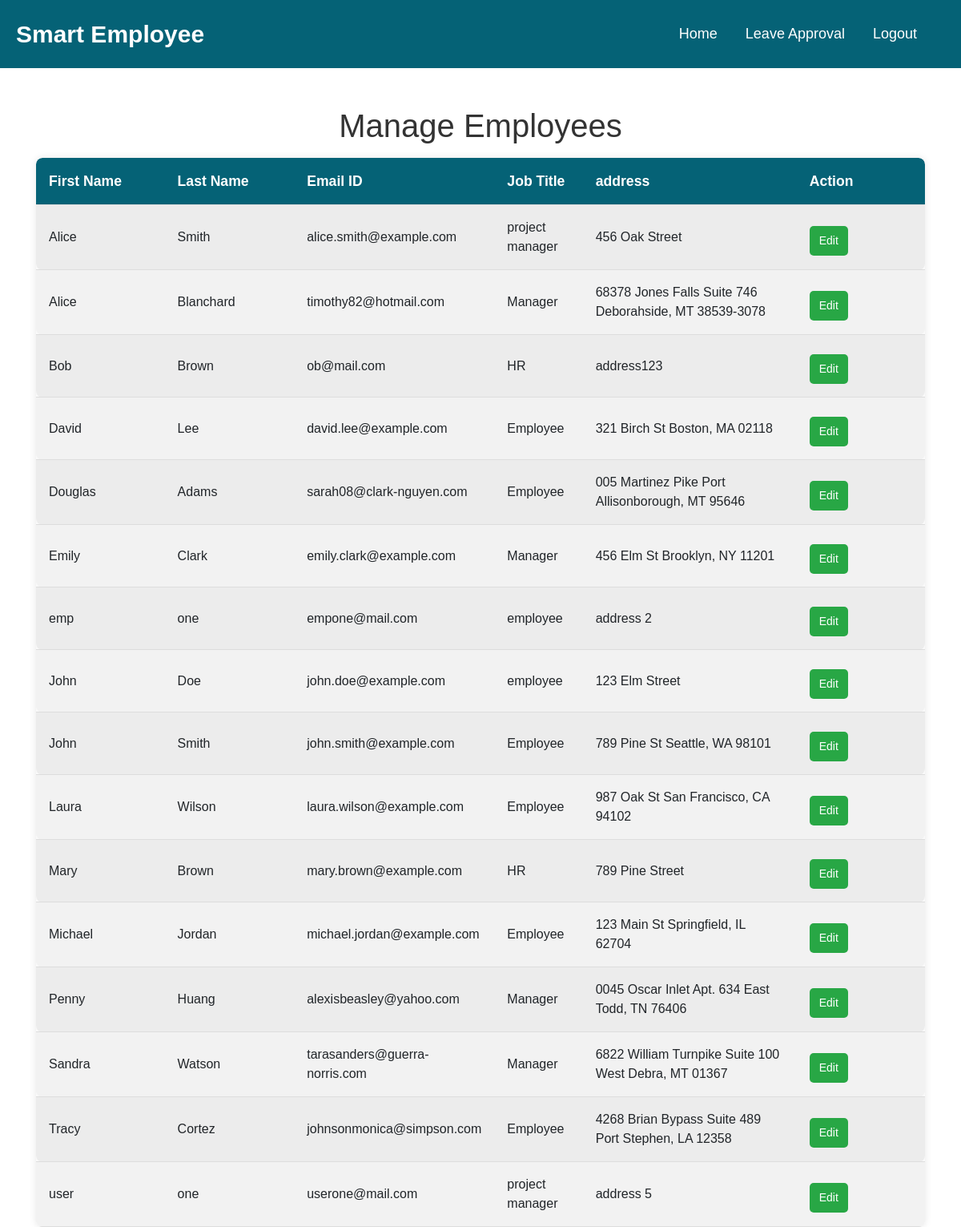
Before: /employee-list.php with the older database file.
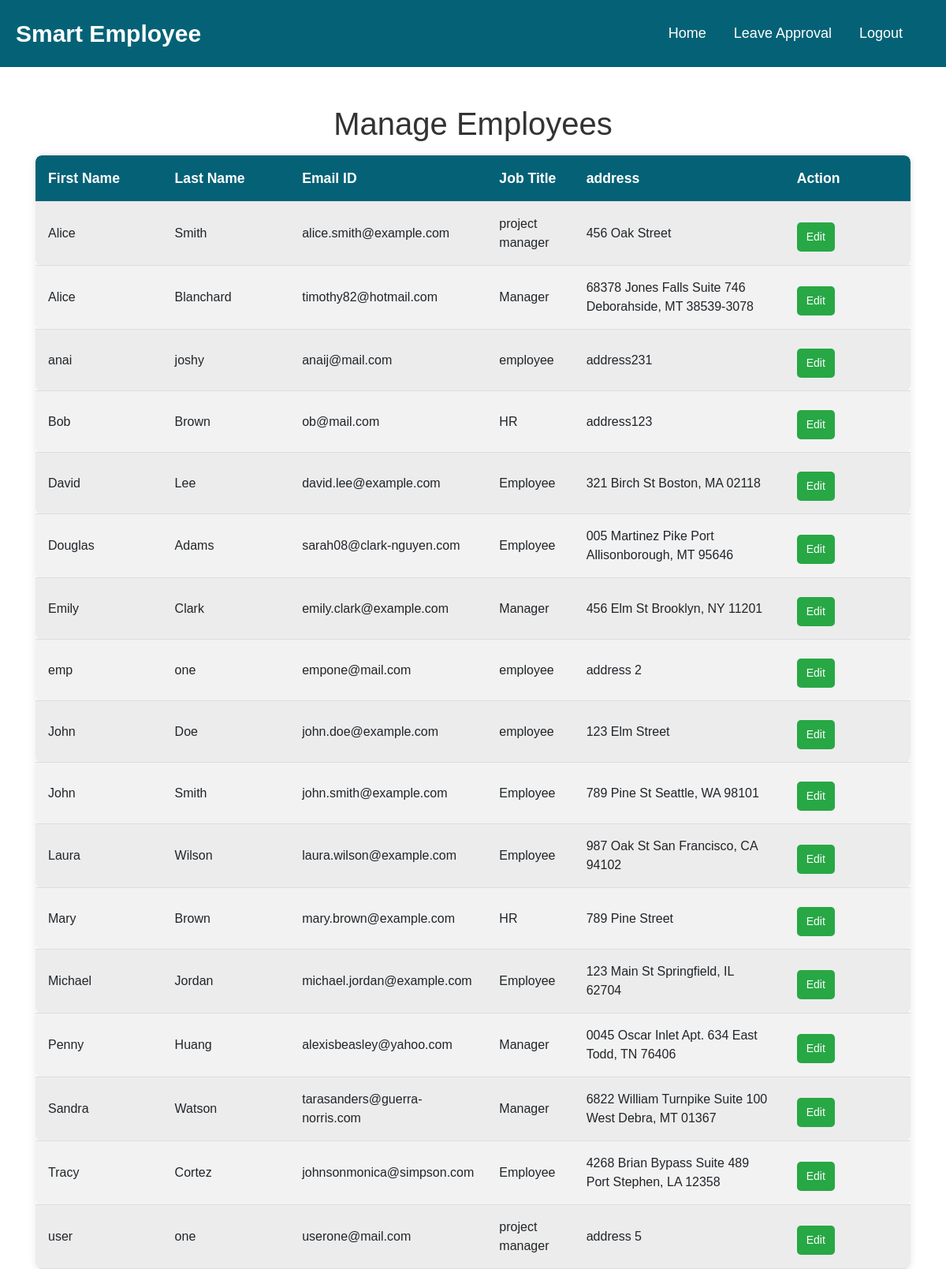
After: the same page with the newer database file.
### tables this page shows
CREATE TABLE `users` (
  `user_id` int(11) NOT NULL,
  `username` varchar(255) NOT NULL,
  `password` varchar(255) NOT NULL,
  `role` varchar(50) DEFAULT NULL,
  `first_name` varchar(100) DEFAULT NULL,
  `last_name` varchar(100) DEFAULT NULL,
  `email` varchar(255) NOT NULL,
  `phone` varchar(15) DEFAULT NULL,
  `address` varchar(255) DEFAULT NULL,
  `date_joined` date DEFAULT NULL,
  `department` varchar(100) DEFAULT NULL,
  `job_title` varchar(100) DEFAULT NULL,
  `date_of_birth` date DEFAULT NULL,
  `emergency_contact_name` varchar(100) DEFAULT NULL,
  `emergency_contact_phone` varchar(15) DEFAULT NULL,
  `emergency_contact_relation` varchar(100) DEFAULT NULL,
  `project_id` int(11) DEFAULT NULL
);

### employee-list.php (the view, shortened to what this page needs)
<?php
require_once 'db_connection.php';
$sql = "SELECT * FROM users order by first_name";
$stmt = $pdo->query($sql);
$leave_requests = $stmt->fetchAll(PDO::FETCH_ASSOC);
?>
<!DOCTYPE html>
<html lang="en">
<head>
    <link rel="stylesheet" href="https://cdn.jsdelivr.net/npm/bootstrap@4.6.2/dist/css/bootstrap.min.css">
    <link rel="stylesheet" href="assets/css/style.css">
    <link rel="stylesheet" href="assets/css/style.css">
</head>
<body>
<header>
  <nav class="navigation">
    <a class="navigation-logo" href="#">Smart Employee</a>
    <div>
    <div class="navigation-cont">
        <a class="navigation-link" href="hr-dashboard.php">Home</a>
        <a class="navigation-link" href="HR_Manage_Leave_Request.php">Leave Approval</a>
        <a class="navigation-link" href="logout.php">Logout</a>
      </div>
    </div>
  </nav>
</header>
<main class="container mt-5">
    <h1>Manage Employees</h1>
    <table class="leave-requests-table table-striped">
        <thead>
            <tr>
                <th>First Name</th>
                <th>Last Name</th>
                <th>Email ID</th>
                <th>Job Title</th>
                <th>address</th>
                <th>Action</th>
            </tr>
        </thead>
        <tbody>
            <?php if (empty($leave_requests)): ?>
                <tr>
                    <td colspan="6" class="text-center">No leave requests found.</td>
                </tr>
            <?php else: ?>
                <?php foreach ($leave_requests as $request): ?>
                    <tr>
                        <td width="15%"><?php echo htmlspecialchars($request['first_name']); ?></td>
                        <td width="15%"><?php echo htmlspecialchars($request['last_name']); ?></td>
                        <td width="15%"><?php echo htmlspecialchars($request['email']); ?></td>
                        <td width="10%"><?php echo htmlspecialchars($request['role']); ?></td>
                        <td width="25%"><?php echo htmlspecialchars($request['address']); ?></td>
                        <td width="15%">
                        <a href="edit_profile.php?eid=<?php echo $request['user_id']; ?>&from=employee-list"><button type="button" class="btn btn-success btn-sm mt-2">Edit</button></a>
                        </td>
                    </tr>
                <?php endforeach; ?>
            <?php endif; ?>
        </tbody>
    </table>
</main>
</body>
</html>

Changed rows visible on the page:
added users: first_name "anai", last_name "joshy", email "anaij@mail.com", role "employee", address "address231"
